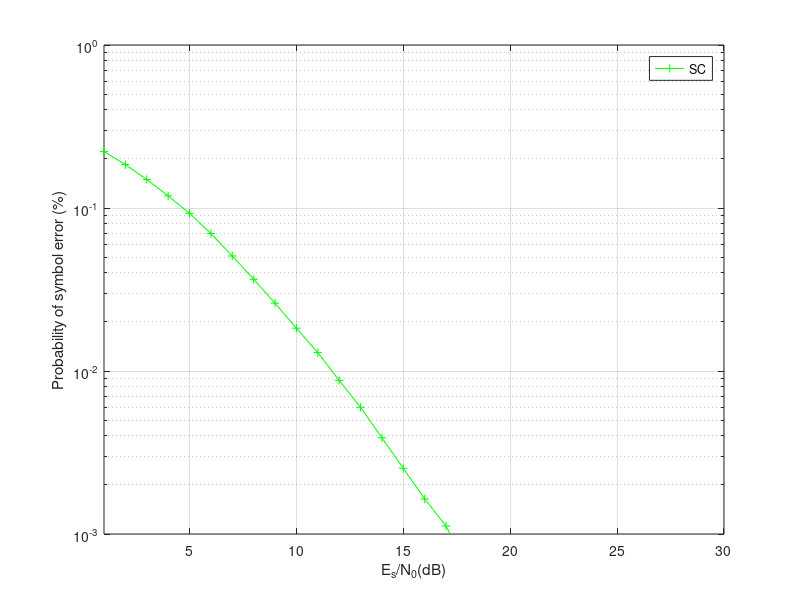

MATLAB code for this plot:
% 3. SIMO Rayleigh fading channel employing SC with 2 antenna perfect CSIR 
clear
clc

N = 100000; % number of symbols
Es_N0 = 0: 1: 30; % SNR

% generate QPSK symbols
% 1 + j, 1 - j, -1 + j, -1 - j
Tx = (2 * (rand(1, N) > 0.5) - 1) + j * (2 * (rand(1, N) > 0.5) - 1);
Tx_normal = Tx/sqrt(2); % normalize transmitted signal

h = (randn(2, N) + j * randn(2, N))/sqrt(2); % rayleigh fading channel % 2 antenna
n = (randn(1, N) + j * randn(1, N))/sqrt(2); % noise;

Rx_output = zeros(1, length(Es_N0));
P_s = zeros(1, length(Es_N0)); % probablity symbol error

for i = 1: length(Es_N0)
    Rx = max(abs(h(1,:)), abs(h(2, :))) .* (10^(Es_N0(i)/20) * Tx_normal) + n;
    
    Rx_re = real(Rx);
    Rx_im = imag(Rx);
    
    Rx_output(find(Rx_re > 0 & Rx_im > 0)) = 1 + j;
    Rx_output(find(Rx_re > 0 & Rx_im < 0)) = 1 - j;
    Rx_output(find(Rx_re < 0 & Rx_im > 0)) = -1 + j;
    Rx_output(find(Rx_re < 0 & Rx_im < 0)) = -1 - j;
    
    count_error = size(find(Tx - Rx_output), 2);
    P_s(i) = count_error/N;
    
end

figure(4)

semilogy(Es_N0, P_s, '-g+');
grid on
xlabel('E_s/N_0(dB)')
ylabel('Probability of symbol error (%)')
hold off
legend('SC')
axis([1 30 10^-3 1])

